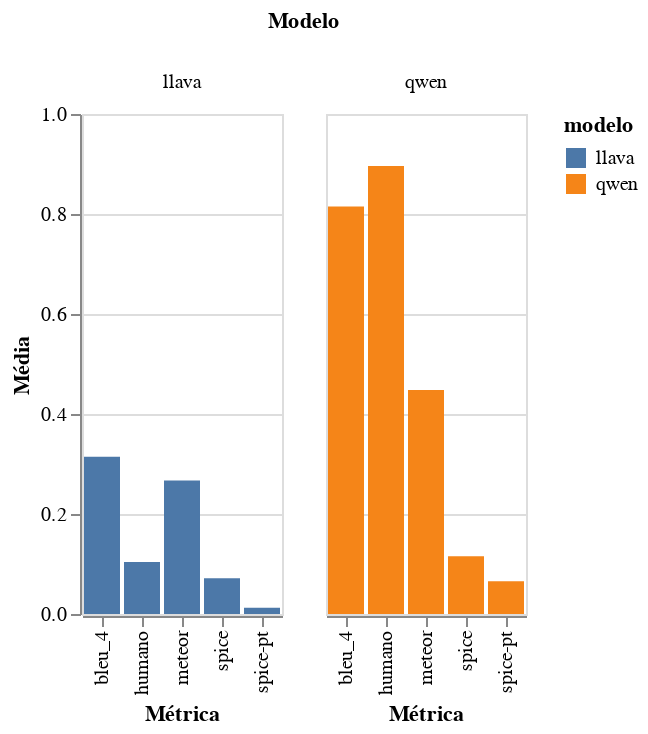

Here is the notebook cell this chart was saved with:
### Code cell
bar_chart_media = (
    alt.Chart(medias)
    .mark_bar()
    .encode(
        x=alt.X(
            "métrica:N",
            title="Métrica",
        ),
        y=alt.Y("valor:Q", title="Média", scale=alt.Scale(domain=[0, 1])),
        color="modelo:N",
        column=alt.Column("modelo:N", title="Modelo"),
    )
    .properties(width=100, height=250)
)

bar_chart_media.display()

### Figure 1 — Vega-Lite specification as saved in the notebook (floating-point values rounded to 4 significant figures)
{"config": {"view": {"continuousWidth": 300, "continuousHeight": 300}}, "data": {"name": "data-94e2816944b014199ae00d712ca4ad5e"}, "mark": {"type": "bar"}, "encoding": {"color": {"field": "modelo", "type": "nominal"}, "column": {"field": "modelo", "title": "Modelo", "type": "nominal"}, "x": {"field": "métrica", "title": "Métrica", "type": "nominal"}, "y": {"field": "valor", "scale": {"domain": [0, 1]}, "title": "Média", "type": "quantitative"}}, "height": 250, "width": 100, "$schema": "https://vega.github.io/schema/vega-lite/v5.20.1.json", "datasets": {"data-94e2816944b014199ae00d712ca4ad5e": [{"modelo": "llava", "métrica": "bleu_4", "valor": 0.3143}, {"modelo": "qwen", "métrica": "bleu_4", "valor": 0.8151}, {"modelo": "llava", "métrica": "meteor", "valor": 0.267}, {"modelo": "qwen", "métrica": "meteor", "valor": 0.4478}, {"modelo": "llava", "métrica": "spice", "valor": 0.07135}, {"modelo": "qwen", "métrica": "spice", "valor": 0.1157}, {"modelo": "llava", "métrica": "spice-pt", "valor": 0.01251}, {"modelo": "qwen", "métrica": "spice-pt", "valor": 0.06539}, {"modelo": "llava", "métrica": "humano", "valor": 0.1042}, {"modelo": "qwen", "métrica": "humano", "valor": 0.8958}]}}
